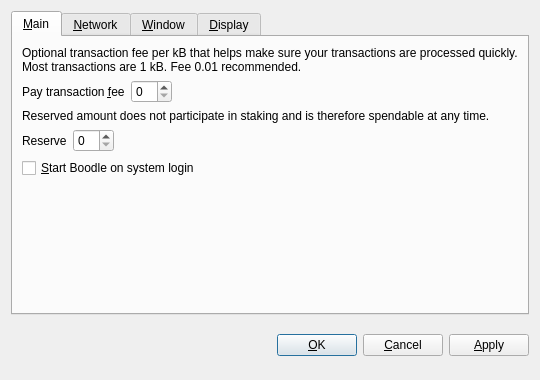
<?xml version="1.0" encoding="UTF-8"?>
<ui version="4.0">
 <class>OptionsDialog</class>
 <widget class="QDialog" name="OptionsDialog">
  <property name="geometry">
   <rect>
    <x>0</x>
    <y>0</y>
    <width>540</width>
    <height>380</height>
   </rect>
  </property>
  <property name="windowTitle">
   <string>Options</string>
  </property>
  <property name="modal">
   <bool>true</bool>
  </property>
  <layout class="QVBoxLayout" name="verticalLayout">
   <item>
    <widget class="QTabWidget" name="tabWidget">
     <property name="tabPosition">
      <enum>QTabWidget::North</enum>
     </property>
     <property name="currentIndex">
      <number>0</number>
     </property>
     <widget class="QWidget" name="tabMain">
      <attribute name="title">
       <string>&amp;Main</string>
      </attribute>
      <layout class="QVBoxLayout" name="verticalLayout_Main">
       <item>
        <widget class="QLabel" name="transactionFeeInfoLabel">
         <property name="text">
          <string>Optional transaction fee per kB that helps make sure your transactions are processed quickly. Most transactions are 1 kB. Fee 0.01 recommended.</string>
         </property>
         <property name="textFormat">
          <enum>Qt::PlainText</enum>
         </property>
         <property name="wordWrap">
          <bool>true</bool>
         </property>
        </widget>
       </item>
       <item>
        <layout class="QHBoxLayout" name="horizontalLayoutFee">
         <item>
          <widget class="QLabel" name="transactionFeeLabel">
           <property name="text">
            <string>Pay transaction &amp;fee</string>
           </property>
           <property name="textFormat">
            <enum>Qt::PlainText</enum>
           </property>
           <property name="buddy">
            <cstring>transactionFee</cstring>
           </property>
          </widget>
         </item>
         <item>
          <widget class="BitcoinAmountField" name="transactionFee"/>
         </item>
         <item>
          <spacer name="horizontalSpacerFee">
           <property name="orientation">
            <enum>Qt::Horizontal</enum>
           </property>
           <property name="sizeHint" stdset="0">
            <size>
             <width>40</width>
             <height>20</height>
            </size>
           </property>
          </spacer>
         </item>
        </layout>
       </item>
       <item>
        <widget class="QLabel" name="reserveBalanceInfoLabel">
         <property name="text">
          <string>Reserved amount does not participate in staking and is therefore spendable at any time.</string>
         </property>
         <property name="textFormat">
          <enum>Qt::PlainText</enum>
         </property>
         <property name="wordWrap">
          <bool>true</bool>
         </property>
        </widget>
       </item>
       <item>
        <layout class="QHBoxLayout" name="horizontalLayoutReserveBalance">
         <item>
          <widget class="QLabel" name="reserveBalanceLabel">
           <property name="text">
            <string>Reserve</string>
           </property>
           <property name="textFormat">
            <enum>Qt::PlainText</enum>
           </property>
           <property name="buddy">
            <cstring>reserveBalance</cstring>
           </property>
          </widget>
         </item>
         <item>
          <widget class="BitcoinAmountField" name="reserveBalance"/>
         </item>
         <item>
          <spacer name="horizontalSpacerReserveBalance">
           <property name="orientation">
            <enum>Qt::Horizontal</enum>
           </property>
           <property name="sizeHint" stdset="0">
            <size>
             <width>40</width>
             <height>20</height>
            </size>
           </property>
          </spacer>
         </item>
        </layout>
       </item>
       <item>
        <widget class="QCheckBox" name="bitcoinAtStartup">
         <property name="toolTip">
          <string>Automatically start Boodle after logging in to the system.</string>
         </property>
         <property name="text">
          <string>&amp;Start Boodle on system login</string>
         </property>
        </widget>
       </item>
       <item>
        <spacer name="verticalSpacer_Main">
         <property name="orientation">
          <enum>Qt::Vertical</enum>
         </property>
         <property name="sizeHint" stdset="0">
          <size>
           <width>20</width>
           <height>40</height>
          </size>
         </property>
        </spacer>
       </item>
      </layout>
     </widget>
     <widget class="QWidget" name="tabNetwork">
      <attribute name="title">
       <string>&amp;Network</string>
      </attribute>
      <layout class="QVBoxLayout" name="verticalLayout_Network">
       <item>
        <widget class="QCheckBox" name="mapPortUpnp">
         <property name="toolTip">
          <string>Automatically open the Boodle client port on the router. This only works when your router supports UPnP and it is enabled.</string>
         </property>
         <property name="text">
          <string>Map port using &amp;UPnP</string>
         </property>
        </widget>
       </item>
       <item>
        <widget class="QCheckBox" name="connectSocks">
         <property name="toolTip">
          <string>Connect to the Boodle network through a SOCKS5 proxy (e.g. when connecting through Tor).</string>
         </property>
         <property name="text">
          <string>&amp;Connect through SOCKS5 proxy:</string>
         </property>
        </widget>
       </item>
       <item>
        <layout class="QHBoxLayout" name="horizontalLayout_Network">
         <item>
          <widget class="QLabel" name="proxyIpLabel">
           <property name="text">
            <string>Proxy &amp;IP:</string>
           </property>
           <property name="textFormat">
            <enum>Qt::PlainText</enum>
           </property>
           <property name="buddy">
            <cstring>proxyIp</cstring>
           </property>
          </widget>
         </item>
         <item>
          <widget class="QValidatedLineEdit" name="proxyIp">
           <property name="maximumSize">
            <size>
             <width>140</width>
             <height>16777215</height>
            </size>
           </property>
           <property name="toolTip">
            <string>IP address of the proxy (e.g. 127.0.0.1)</string>
           </property>
          </widget>
         </item>
         <item>
          <widget class="QLabel" name="proxyPortLabel">
           <property name="text">
            <string>&amp;Port:</string>
           </property>
           <property name="textFormat">
            <enum>Qt::PlainText</enum>
           </property>
           <property name="buddy">
            <cstring>proxyPort</cstring>
           </property>
          </widget>
         </item>
         <item>
          <widget class="QLineEdit" name="proxyPort">
           <property name="maximumSize">
            <size>
             <width>55</width>
             <height>16777215</height>
            </size>
           </property>
           <property name="toolTip">
            <string>Port of the proxy (e.g. 9050)</string>
           </property>
          </widget>
         </item>
         <item>
          <spacer name="horizontalSpacer_Network">
           <property name="orientation">
            <enum>Qt::Horizontal</enum>
           </property>
           <property name="sizeHint" stdset="0">
            <size>
             <width>40</width>
             <height>20</height>
            </size>
           </property>
          </spacer>
         </item>
        </layout>
       </item>
       <item>
        <spacer name="verticalSpacer_Network">
         <property name="orientation">
          <enum>Qt::Vertical</enum>
         </property>
         <property name="sizeHint" stdset="0">
          <size>
           <width>20</width>
           <height>40</height>
          </size>
         </property>
        </spacer>
       </item>
      </layout>
     </widget>
     <widget class="QWidget" name="tabWindow">
      <attribute name="title">
       <string>&amp;Window</string>
      </attribute>
      <layout class="QVBoxLayout" name="verticalLayout_Window">
       <item>
        <widget class="QCheckBox" name="minimizeToTray">
         <property name="toolTip">
          <string>Show only a tray icon after minimizing the window.</string>
         </property>
         <property name="text">
          <string>&amp;Minimize to the tray instead of the taskbar</string>
         </property>
        </widget>
       </item>
       <item>
        <widget class="QCheckBox" name="minimizeOnClose">
         <property name="toolTip">
          <string>Minimize instead of exit the application when the window is closed. When this option is enabled, the application will be closed only after selecting Quit in the menu.</string>
         </property>
         <property name="text">
          <string>M&amp;inimize on close</string>
         </property>
        </widget>
       </item>
       <item>
        <spacer name="verticalSpacer_Window">
         <property name="orientation">
          <enum>Qt::Vertical</enum>
         </property>
         <property name="sizeHint" stdset="0">
          <size>
           <width>20</width>
           <height>40</height>
          </size>
         </property>
        </spacer>
       </item>
      </layout>
     </widget>
     <widget class="QWidget" name="tabDisplay">
      <attribute name="title">
       <string>&amp;Display</string>
      </attribute>
      <layout class="QVBoxLayout" name="verticalLayout_Display">
       <item>
        <layout class="QHBoxLayout" name="horizontalLayout_1_Display">
         <item>
          <widget class="QLabel" name="langLabel">
           <property name="text">
            <string>User Interface &amp;language:</string>
           </property>
           <property name="textFormat">
            <enum>Qt::PlainText</enum>
           </property>
           <property name="buddy">
            <cstring>lang</cstring>
           </property>
          </widget>
         </item>
         <item>
          <widget class="QValueComboBox" name="lang">
           <property name="toolTip">
            <string>The user interface language can be set here. This setting will take effect after restarting Boodle.</string>
           </property>
          </widget>
         </item>
        </layout>
       </item>
       <item>
        <layout class="QHBoxLayout" name="horizontalLayout_2_Display">
         <item>
          <widget class="QLabel" name="unitLabel">
           <property name="text">
            <string>&amp;Unit to show amounts in:</string>
           </property>
           <property name="textFormat">
            <enum>Qt::PlainText</enum>
           </property>
           <property name="buddy">
            <cstring>unit</cstring>
           </property>
          </widget>
         </item>
         <item>
          <widget class="QValueComboBox" name="unit">
           <property name="toolTip">
            <string>Choose the default subdivision unit to show in the interface and when sending coins.</string>
           </property>
          </widget>
         </item>
        </layout>
       </item>
       <item>
        <widget class="QCheckBox" name="coinControlFeatures">
         <property name="toolTip">
          <string>Whether to show coin control features or not.</string>
         </property>
         <property name="text">
          <string>Display coin &amp;control features (experts only!)</string>
         </property>
        </widget>
       </item>
       <item>
        <widget class="QCheckBox" name="minimizeCoinAge">
         <property name="toolTip">
          <string>Whether to select the coin outputs randomly or with minimal coin age.</string>
         </property>
         <property name="text">
          <string>Minimize weight consumption (experimental)</string>
         </property>
        </widget>
       </item>
       <item>
        <widget class="QCheckBox" name="useBlackTheme">
         <property name="text">
          <string>Use black visual theme (requires restart)</string>
         </property>
        </widget>
       </item>
       <item>
        <spacer name="verticalSpacer_Display">
         <property name="orientation">
          <enum>Qt::Vertical</enum>
         </property>
         <property name="sizeHint" stdset="0">
          <size>
           <width>20</width>
           <height>40</height>
          </size>
         </property>
        </spacer>
       </item>
      </layout>
     </widget>
    </widget>
   </item>
   <item>
    <layout class="QHBoxLayout" name="horizontalLayout_Buttons">
     <item>
      <spacer name="horizontalSpacer_1">
       <property name="orientation">
        <enum>Qt::Horizontal</enum>
       </property>
       <property name="sizeHint" stdset="0">
        <size>
         <width>40</width>
         <height>48</height>
        </size>
       </property>
      </spacer>
     </item>
     <item>
      <widget class="QLabel" name="statusLabel">
       <property name="font">
        <font>
         <weight>75</weight>
         <bold>true</bold>
        </font>
       </property>
       <property name="text">
        <string/>
       </property>
       <property name="textFormat">
        <enum>Qt::PlainText</enum>
       </property>
       <property name="wordWrap">
        <bool>true</bool>
       </property>
      </widget>
     </item>
     <item>
      <spacer name="horizontalSpacer_2">
       <property name="orientation">
        <enum>Qt::Horizontal</enum>
       </property>
       <property name="sizeHint" stdset="0">
        <size>
         <width>40</width>
         <height>48</height>
        </size>
       </property>
      </spacer>
     </item>
     <item>
      <widget class="QPushButton" name="okButton">
       <property name="text">
        <string>&amp;OK</string>
       </property>
      </widget>
     </item>
     <item>
      <widget class="QPushButton" name="cancelButton">
       <property name="text">
        <string>&amp;Cancel</string>
       </property>
       <property name="autoDefault">
        <bool>false</bool>
       </property>
      </widget>
     </item>
     <item>
      <widget class="QPushButton" name="applyButton">
       <property name="text">
        <string>&amp;Apply</string>
       </property>
       <property name="autoDefault">
        <bool>false</bool>
       </property>
      </widget>
     </item>
    </layout>
   </item>
  </layout>
 </widget>
 <customwidgets>
  <customwidget>
   <class>BitcoinAmountField</class>
   <extends>QSpinBox</extends>
   <header>bitcoinamountfield.h</header>
  </customwidget>
  <customwidget>
   <class>QValueComboBox</class>
   <extends>QComboBox</extends>
   <header>qvaluecombobox.h</header>
  </customwidget>
  <customwidget>
   <class>QValidatedLineEdit</class>
   <extends>QLineEdit</extends>
   <header>qvalidatedlineedit.h</header>
  </customwidget>
 </customwidgets>
 <resources/>
 <connections/>
</ui>
